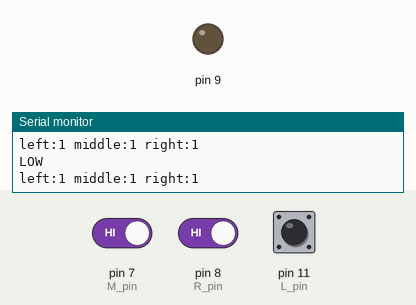
Recording of a sketch running on a simulated Arduino Uno, built with avr-gcc and run on an emulated ATmega328P. Parts: output pins drawn as LEDs (lit = HIGH), the last lines printed to the serial monitor. Inputs (shaded band) come from the test bench; at power-on: pin 7 (M_pin) HIGH, pin 8 (R_pin) HIGH, pin 11 (L_pin) HIGH.

Above: at 1.8 s.
1.9 s: pin 7 (M_pin) driven LOW
At 3.7 s:
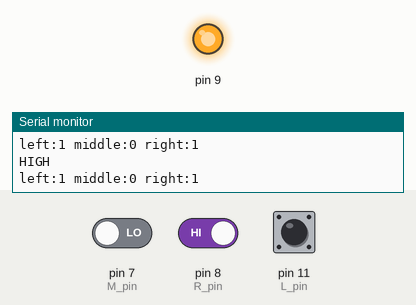
4.0 s: pin 7 (M_pin) driven HIGH
At 5.4 s:
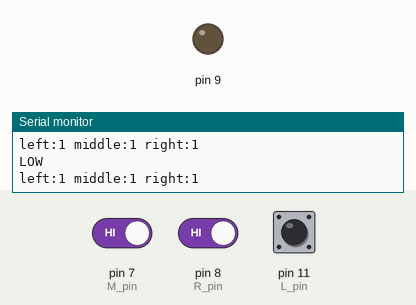
6.0 s: pin 8 (R_pin) driven LOW
At 6.9 s:
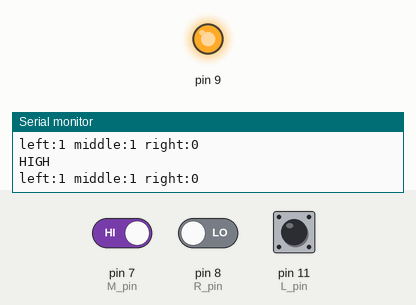
Timing chart, 0 to 9.0 s (numbered marks = the images above; inputs shaded):
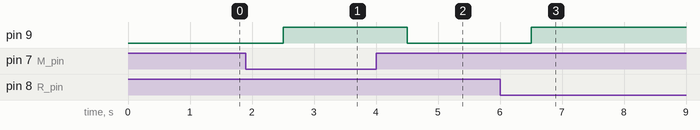

Measured:
- after the input at 1.9 s, pin 9: LOW → HIGH after 0.60 s
- after the input at 4.0 s, pin 9: HIGH → LOW after 0.50 s
- after the input at 6.0 s, pin 9: LOW → HIGH after 0.51 s

The sketch:

lesson_3.2_Line_Track_Sensor_LED.ino
```cpp
//****************************************************************************
/*
keyestudio 4wd BT Car
lesson 3.2
 Line Track Sensor LED
 http://www.keyestudio.com
*/
int L_pin = 11;  //pins of  left line tracking sensor
int M_pin = 7;  //pins of  middle line tracking sensor
int R_pin = 8;  //pins of  right line tracking sensor
int val_L,val_R,val_M;// define the variables of three sensors

void setup()
{
  Serial.begin(9600); // initialize serial communication at 9600 bits per second
  pinMode(L_pin,INPUT); // make the L_pin as an input
  pinMode(M_pin,INPUT); // make the M_pin as an input
  pinMode(R_pin,INPUT); // make the R_pin as an input
  pinMode(9, OUTPUT);
}

void loop()
{
  val_L = digitalRead(L_pin);//read the L_pin:
  val_R = digitalRead(R_pin);//read the R_pin:
  val_M = digitalRead(M_pin);//read the M_pin:
  Serial.print("left:");
  Serial.print(val_L);
  Serial.print(" middle:");
  Serial.print(val_M);
  Serial.print(" right:");
  Serial.println(val_R);
  delay(500);// delay in between reads for stability
  if ((val_L == LOW) || (val_M == LOW) || (val_R == LOW))//if left line tracking sensor detects signals
  {
    Serial.println("HIGH");
    digitalWrite(9, HIGH);//LED is off
  }
  else//if left line tracking sensor doesn’t detect signals
  {
    Serial.println("LOW");
    digitalWrite(9, LOW);//LED is off
  }
 }
//****************************************************************************
```
